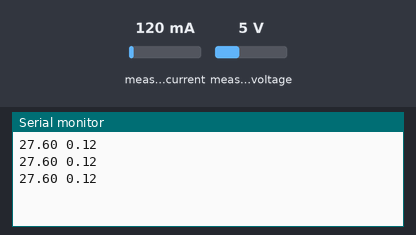
Recording of a sketch running on a simulated Arduino Uno, built with avr-gcc and run on an emulated ATmega328P. Shown: the last lines printed to the serial monitor. The inputs (shaded band) are chosen by the test bench; at power-on: measured current 120 mA, measured voltage 5 V.

Above: at 1.2 s.
1.3 s: measured current set to 40 mA
At 1.77 s:
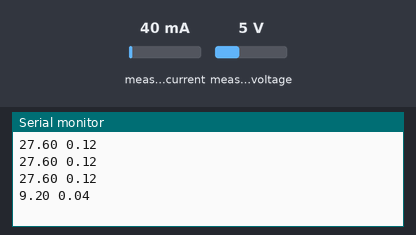
2.8 s: measured current set to 500 mA
At 2.91 s:
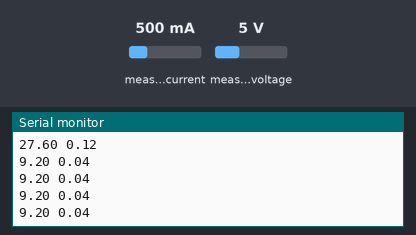
Timing chart, 0 to 5.8 s (numbered marks = the images above; inputs shaded):
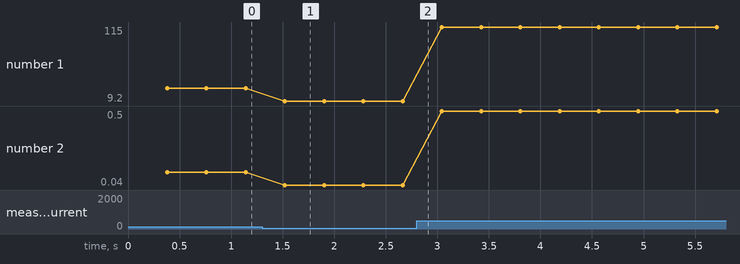

Measured:
- after the input at 1.3 s, the serial monitor: prints a new line after 0.22 s (image 1)
- plotted number 1: 27.6 → 9.2 after the input at 1.3 s, 9.2 → 115 after the input at 2.8 s
- plotted number 2: 0.12 → 0.04 after the input at 1.3 s, 0.04 → 0.5 after the input at 2.8 s

The sketch:

Current_sensorTesting.ino
```cpp
#include "EmonLib.h"
// Include Emon Library
EnergyMonitor emon1;
// Create an instance
void setup()
{
  Serial.begin(9600);

 emon1.voltage(2, 234.26, 1.7);
 emon1.current(1, 60);             // Current: input pin, calibration.
}

void loop()
{

emon1.calcVI(20,2000);         // Calculate all. No.of wavelengths, time-out
emon1.serialprint();

double Irms = emon1.calcIrms(1480);  // Calculate Irms only
Serial.print(Irms*230.0);         // Apparent power
  Serial.print(" ");
  Serial.println(Irms);          // Irms
}
```
